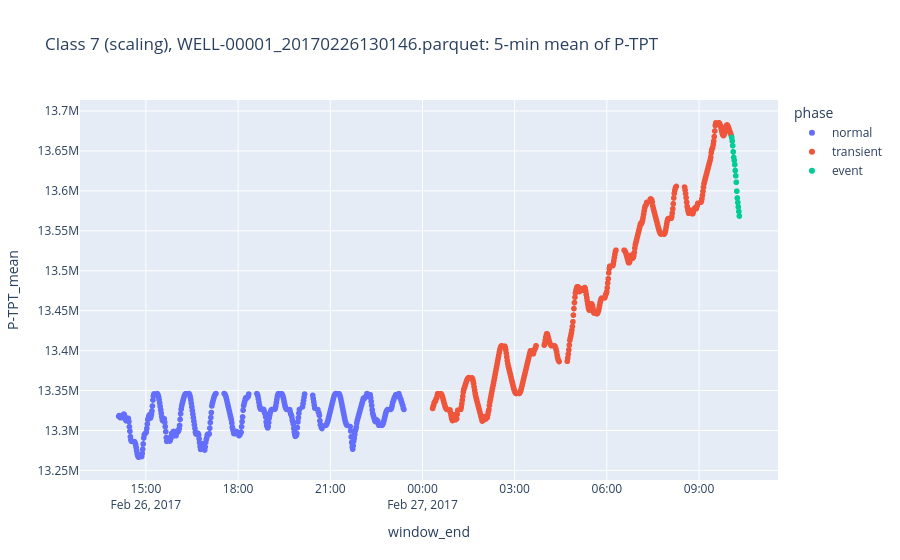
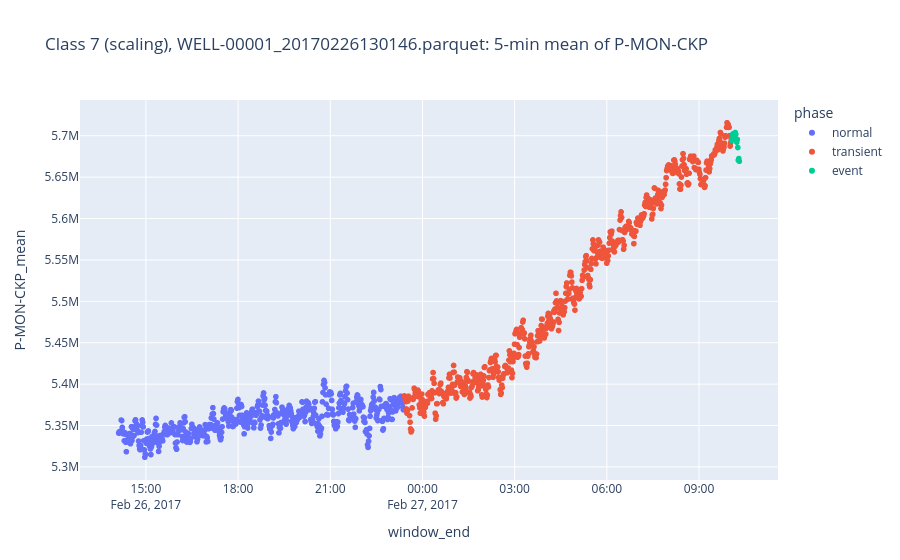

The notebook cell these images were saved under, in order:
### Code cell
f7x = vx[(vx["class"] == 7) & (vx["ok_share"] > 0.9)]["file"].iloc[0]
both = make_windows(read_instance(W3 / "7" / f7x, ["P-TPT", ext]), ["P-TPT", ext])
for s in ["P-TPT", ext]:
    px.scatter(both, x="window_end", y=f"{s}_mean", color="phase",
               title=f"Class 7 (scaling), {f7x}: 5-min mean of {s}").show()

### Figure 1 — Plotly figure (JSON) as saved in the notebook; plotly's stock layout.template omitted (floating-point values rounded to 4 significant figures; data arrays with more than 128 entries replaced by an {"elided": "..."} marker saying what was removed)
{"data": [{"hovertemplate": "phase=normal<br>window_end=%{x}<br>P-TPT_mean=%{y}<extra></extra>", "legendgroup": "normal", "marker": {"color": "#636efa", "symbol": "circle"}, "mode": "markers", "name": "normal", "showlegend": true, "type": "scattergl", "x": {"elided": "558 str values"}, "xaxis": "x", "y": {"elided": "558 float values"}, "yaxis": "y"}, {"hovertemplate": "phase=transient<br>window_end=%{x}<br>P-TPT_mean=%{y}<extra></extra>", "legendgroup": "transient", "marker": {"color": "#EF553B", "symbol": "circle"}, "mode": "markers", "name": "transient", "showlegend": true, "type": "scattergl", "x": {"elided": "639 str values"}, "xaxis": "x", "y": {"elided": "639 float values"}, "yaxis": "y"}, {"hovertemplate": "phase=event<br>window_end=%{x}<br>P-TPT_mean=%{y}<extra></extra>", "legendgroup": "event", "marker": {"color": "#00cc96", "symbol": "circle"}, "mode": "markers", "name": "event", "showlegend": true, "type": "scattergl", "x": ["2017-02-27T10:03:45.000000000", "2017-02-27T10:04:45.000000000", "2017-02-27T10:05:45.000000000", "2017-02-27T10:06:45.000000000", "2017-02-27T10:07:45.000000000", "2017-02-27T10:08:45.000000000", "2017-02-27T10:09:45.000000000", "2017-02-27T10:10:45.000000000", "2017-02-27T10:11:45.000000000", "2017-02-27T10:12:45.000000000", "2017-02-27T10:13:45.000000000", "2017-02-27T10:14:45.000000000", "2017-02-27T10:15:45.000000000", "2017-02-27T10:16:45.000000000", "2017-02-27T10:17:45.000000000", "2017-02-27T10:18:45.000000000"], "xaxis": "x", "y": [13670000.0, 13660000.0, 13660000.0, 13650000.0, 13640000.0, 13640000.0, 13630000.0, 13630000.0, 13620000.0, 13610000.0, 13600000.0, 13590000.0, 13590000.0, 13580000.0, 13570000.0, 13570000.0], "yaxis": "y"}], "layout": {"legend": {"title": {"text": "phase"}, "tracegroupgap": 0}, "title": {"text": "Class 7 (scaling), WELL-00001_20170226130146.parquet: 5-min mean of P-TPT"}, "xaxis": {"anchor": "y", "domain": [0, 1], "title": {"text": "window_end"}}, "yaxis": {"anchor": "x", "domain": [0, 1], "title": {"text": "P-TPT_mean"}}}}

### Figure 2 — Plotly figure (JSON) as saved in the notebook; plotly's stock layout.template omitted (floating-point values rounded to 4 significant figures; data arrays with more than 128 entries replaced by an {"elided": "..."} marker saying what was removed)
{"data": [{"hovertemplate": "phase=normal<br>window_end=%{x}<br>P-MON-CKP_mean=%{y}<extra></extra>", "legendgroup": "normal", "marker": {"color": "#636efa", "symbol": "circle"}, "mode": "markers", "name": "normal", "showlegend": true, "type": "scattergl", "x": {"elided": "558 str values"}, "xaxis": "x", "y": {"elided": "558 float values"}, "yaxis": "y"}, {"hovertemplate": "phase=transient<br>window_end=%{x}<br>P-MON-CKP_mean=%{y}<extra></extra>", "legendgroup": "transient", "marker": {"color": "#EF553B", "symbol": "circle"}, "mode": "markers", "name": "transient", "showlegend": true, "type": "scattergl", "x": {"elided": "639 str values"}, "xaxis": "x", "y": {"elided": "639 float values"}, "yaxis": "y"}, {"hovertemplate": "phase=event<br>window_end=%{x}<br>P-MON-CKP_mean=%{y}<extra></extra>", "legendgroup": "event", "marker": {"color": "#00cc96", "symbol": "circle"}, "mode": "markers", "name": "event", "showlegend": true, "type": "scattergl", "x": ["2017-02-27T10:03:45.000000000", "2017-02-27T10:04:45.000000000", "2017-02-27T10:05:45.000000000", "2017-02-27T10:06:45.000000000", "2017-02-27T10:07:45.000000000", "2017-02-27T10:08:45.000000000", "2017-02-27T10:09:45.000000000", "2017-02-27T10:10:45.000000000", "2017-02-27T10:11:45.000000000", "2017-02-27T10:12:45.000000000", "2017-02-27T10:13:45.000000000", "2017-02-27T10:14:45.000000000", "2017-02-27T10:15:45.000000000", "2017-02-27T10:16:45.000000000", "2017-02-27T10:17:45.000000000", "2017-02-27T10:18:45.000000000"], "xaxis": "x", "y": [5695000.0, 5697000.0, 5702000.0, 5702000.0, 5702000.0, 5703000.0, 5699000.0, 5704000.0, 5702000.0, 5695000.0, 5692000.0, 5696000.0, 5686000.0, 5670000.0, 5672000.0, 5669000.0], "yaxis": "y"}], "layout": {"legend": {"title": {"text": "phase"}, "tracegroupgap": 0}, "title": {"text": "Class 7 (scaling), WELL-00001_20170226130146.parquet: 5-min mean of P-MON-CKP"}, "xaxis": {"anchor": "y", "domain": [0, 1], "title": {"text": "window_end"}}, "yaxis": {"anchor": "x", "domain": [0, 1], "title": {"text": "P-MON-CKP_mean"}}}}
